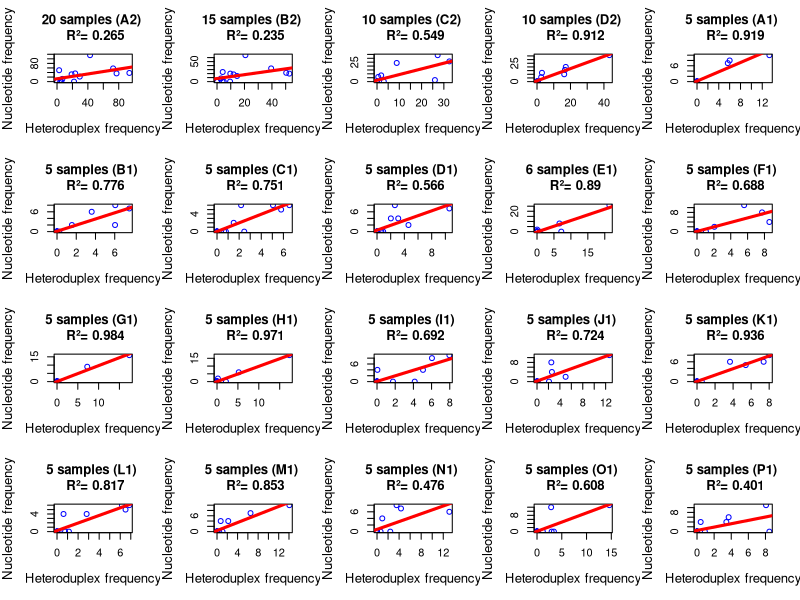
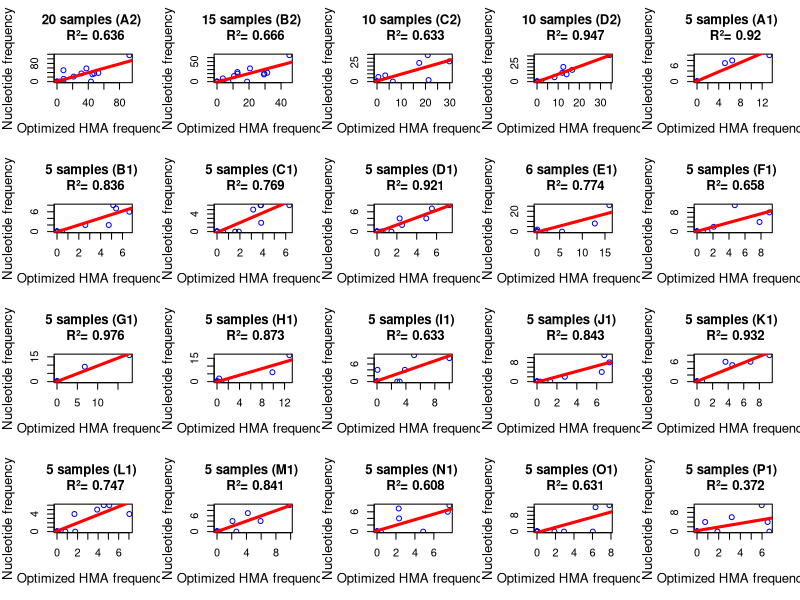
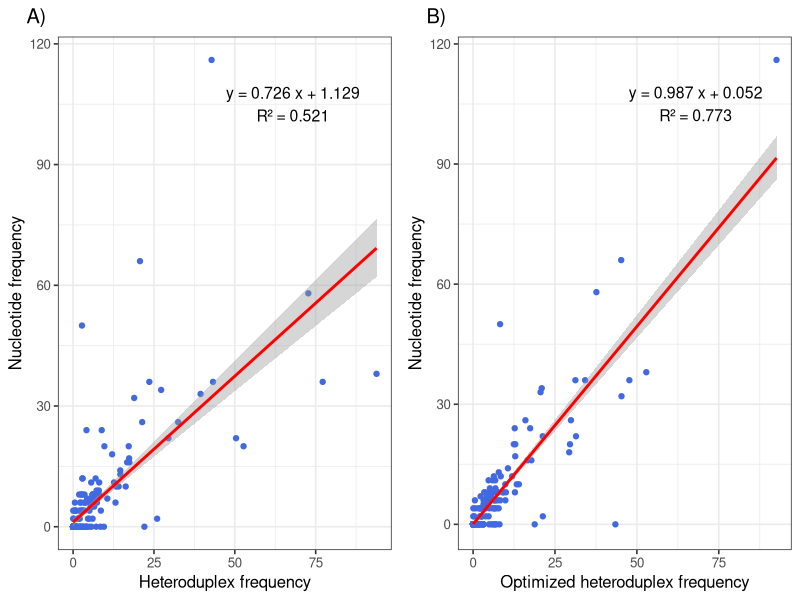
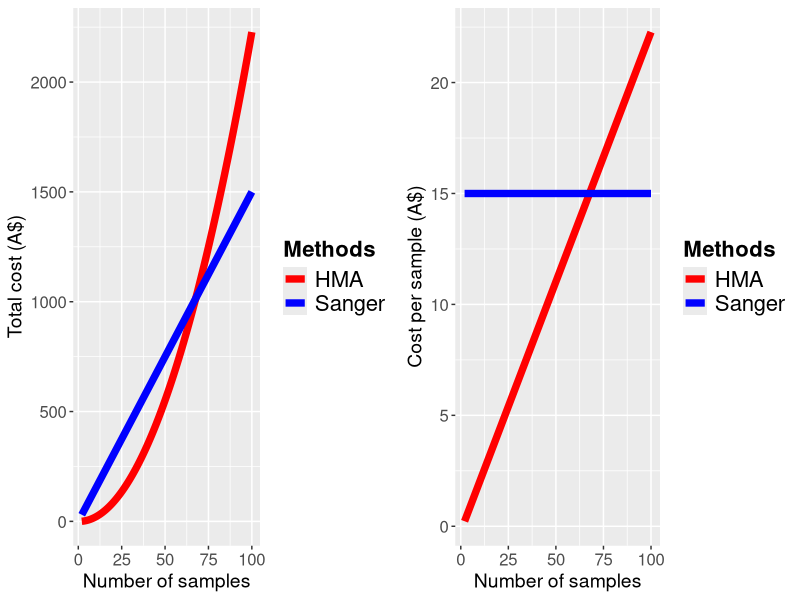

The R source for these figures, in order:
setwd("") ##change it to your own path

#1.Optimization
mixture_data<-read.csv("Data/20 mixtures for optimization.csv")
head(mixture_data)
str(mixture_data)
dna_freq<-mixture_data[,1]
hma_freq<-mixture_data[,2]
HD<-mixture_data[,3]

#(1).Use linear regression model 
obj1<-function(df){
  a<-df[1]
  b<-df[2]
  opti_freq<-hma_freq*(a+b*HD)
  c1<-sqrt(sum((dna_freq-opti_freq)^2))
  #print(opti_freq)
  return(c1)
}
print("Lineal regression")
opti_lineal<-optim(par=c(1,1),fn=obj1, method = "L-BFGS-B",control = list(maxit=1e9, fnscale=1))
#(2).Use exponential distribution model
obj2<-function(df){
  a<-df[1]
  b<-df[2]
  opti_freq<-hma_freq*(a*exp(b*HD))
  c2<-sqrt(sum((dna_freq-opti_freq)^2))
  #print(opti_freq)
  return(c2)
}
print("Exponential")
opti_expon<-optim(par=c(1,1),fn=obj2, method = "L-BFGS-B",control = list(maxit=1e9, fnscale=1))
#(3).Use log-normal distribution model
obj3<-function(df){
  a<-df[1]
  b<-df[2]
  c<-df[3]
  opti_freq<-c*hma_freq*(dlnorm(x = HD, meanlog = b, sdlog = a))
  c3<-sqrt(sum((dna_freq-opti_freq)^2))
  #print(opti_freq)
  return(c3)
}
print("Log-normal")
opti_logn<-optim(par=c(1,1,1),fn=obj3, method = "L-BFGS-B",control = list(maxit=1e9, fnscale=1))
#(4).Use gamma distribution model
obj4<-function(df){
  a<-df[1]
  b<-df[2]
  c<-df[3]
  opti_freq<-c*hma_freq*(dgamma(x = HD, shape = a, scale = b))
  c4<-sqrt(sum((dna_freq-opti_freq)^2))
  #print(opti_freq)
  return(c4)
}
print("Gamma")
opti_gamma<-optim(par=c(1,1,1),fn=obj4, method = "L-BFGS-B",control = list(maxit=1e9, fnscale=1),lower = c(1,1e-10,-Inf))
#Sort by value
df_opti<-data.frame(matrix(ncol=2,nrow=4))
colnames(df_opti)<-c("Methods","Optimize_value")
df_opti[,1]<-c("Linear","Exponential","Log-normal","Gamma")
df_opti[,2]<-c(opti_lineal$value,opti_expon$value,opti_logn$value,opti_gamma$value)
df_opti[order(df_opti$Optimize_value),] #Top one is the best fit model


#2.Plot the regression figures for each group with before and after optimization
library(ggplot2)
library(gridExtra)
Mismatch_data <- read.csv("Data/Mismatch distribution/Mismatch_distribution_20 groups.csv", header = TRUE)
head(Mismatch_data)
str(Mismatch_data)
#Plots for 20 mixtures with the relationship between nucleotide frequency and HMA frequency
Mismatch_lm <- list()
for(i in 1:20){
  Mismatch_lm[[i]] <- summary(lm(Nucleotide.frequence ~ HMA.frequence, data = Mismatch_data[Mismatch_data$Group.number==i,]))
} 
par(mfrow = c(4, 5))
for(i in 1:20){
  plot(Mismatch_data$HMA.frequence[Mismatch_data$Group.number==i], Mismatch_data$Nucleotide.frequence[Mismatch_data$Group.number==i],
       col = "blue", type = "p",
       xlab = "Heteroduplex frequency",
       ylab = "Nucleotide frequency", cex.lab =1.2,
       main = paste(Mismatch_data$Group.ID[Mismatch_data$Group.number==i][1],"\n","R²=",format(Mismatch_lm[[i]][["r.squared"]],digits = 3)))
  intercept <- Mismatch_lm[[i]][["coefficients"]][[1,1]]
  slope <- Mismatch_lm[[i]][["coefficients"]][[2,1]]
  abline(a = intercept, b = slope, col = "red", lwd = 3)
}
#Plots for 20 mixtures with the relationship between nucleotide frequency and optimized heteroduplex frequency
Mismatch_optimize_lm <- list()
for(i in 1:20){
  Mismatch_optimize_lm[[i]] <- summary(lm(Nucleotide.frequence ~ Optimized.heteroduplex.frequence.after.normolization, data = Mismatch_data[Mismatch_data$Group.number==i,]))
}
par(mfrow = c(4, 5))
for(i in 1:20){
  plot(Mismatch_data$Optimized.heteroduplex.frequence.after.normolization[Mismatch_data$Group.number==i], Mismatch_data$Nucleotide.frequence[Mismatch_data$Group.number==i],
       col = "blue", type = "p",
       xlab = "Optimized HMA frequency",
       ylab = "Nucleotide frequency", cex.lab =1.2,
       main = paste(Mismatch_data$Group.ID[Mismatch_data$Group.number==i][1],"\n","R²=",format(Mismatch_optimize_lm[[i]][["r.squared"]],digits = 3)))
  intercept <- Mismatch_optimize_lm[[i]][["coefficients"]][[1,1]]
  slope <- Mismatch_optimize_lm[[i]][["coefficients"]][[2,1]]
  abline(a = intercept, b = slope, col = "red", lwd = 3)
}
# Plot all 20 mixture groups together in one figure
lm_total_1 <- summary(lm(Nucleotide.frequence ~ HMA.frequence, data = Mismatch_data)) #linear regression between nucleotide frequency and HMA frequency
lm_total_2 <- summary(lm(Nucleotide.frequence ~ Optimized.heteroduplex.frequence.after.normolization, data = Mismatch_data)) #linear regression between nucleotide frequency and optimized heteroduplex frequency
P1<-ggplot(Mismatch_data, aes(x=HMA.frequence, y=Nucleotide.frequence))+
  theme_bw(base_size = 12)+
  theme(plot.title = element_text(hjust = -0.1))+
  ggtitle("A)")+
  xlab ("Heteroduplex frequency")+
  ylab ("Nucleotide frequency")+
  geom_point(col="royalblue")+
  annotate(label = sprintf("y = %.3f x + %.3f\nR² = %.3f", lm_total_1$coefficients[2,1], lm_total_1$coefficients[1,1], lm_total_1$r.squared), geom = "text", x = 68, y = 105, size = 4)+
  geom_smooth(method="lm", formula = y ~ x, col="red")
P2<-ggplot(Mismatch_data, aes(x=Optimized.heteroduplex.frequence.after.normolization, y=Nucleotide.frequence))+
  theme_bw(base_size = 12)+
  theme(plot.title = element_text(hjust = -0.1))+
  ggtitle("B)")+
  xlab ("Optimized heteroduplex frequency")+
  ylab ("Nucleotide frequency")+
  geom_point(col="royalblue")+
  geom_smooth(method="lm", formula = y ~ x, col='red')+
  annotate(label = sprintf("y = %.3f x + %.3f\nR² = %.3f", lm_total_2$coefficients[2,1], lm_total_2$coefficients[1,1], lm_total_2$r.squared), geom = "text", x = 68, y = 105, size = 4)
grid.arrange(P1, P2, ncol=2)


#3.Cost plot
#Total cost
sanger <- function(x){x*7.5*2} #dual direction sanger sequencing cost (A$7.5*2)
hma <- function(x){factorial(x)/factorial(2)/factorial(x-2)*0.45} #LabChip per reaction cost A$0.45 
P1 <- ggplot(data.frame(x=c(2, 100)), aes(x=x)) + stat_function(fun=hma, geom="line", aes(colour = "HMA"), size=2.5) + stat_function(fun=sanger, geom="line", aes(colour = "Sanger"), size=2.5) + xlab("Number of samples") + ylab("Total cost (A$)")+ scale_colour_manual("Methods",values = c("red", "blue"))
#Cost per sample
sanger_per_indiv <- function(x){x*7.5*2/x}
hma_per_indiv <- function(x){factorial(x)/factorial(2)/factorial(x-2)*0.45/x}
P2<-ggplot(data.frame(x=c(2, 100)), aes(x=x)) + stat_function(fun=hma_per_indiv, geom="line", aes(colour = "HMA"), size=2.5) + stat_function(fun=sanger_per_indiv, geom="line", aes(colour = "Sanger"),size=2.5) + xlab("Number of samples") + ylab("Cost per sample (A$)") + scale_colour_manual("Methods",values = c("red", "blue"))
#Plot together
grid.arrange(P1+theme(axis.text=element_text(size=12),axis.title=element_text(size=14),legend.text = element_text(size = 16),legend.title = element_text(size=16, face="bold")), P2+theme(axis.text=element_text(size=12),axis.title=element_text(size=14),legend.text = element_text(size = 16),legend.title = element_text(size=16, face="bold")), ncol=2)
#Calculate the number of samples saving most by HMA 
obj_saving<-function(a){
  abs(a*15-factorial(a)/factorial(2)/factorial(a-2)*0.45)
}
HMA_saving<-optim(par=2,fn=obj_saving, method = "Brent",lower = 2, upper=100,control = list(maxit=1e9, fnscale=-1)) #find the maximum
cat("HMA save the most (A$",round(HMA_saving$value),") when apply", round(HMA_saving$par), "samples, compare with sanger sequencing.")
#Calculate the number of samples have similar cost between HMA and Sanger sequencing
HMA_similiar<-optim(par=2,fn=obj_saving, method = "Brent",lower = 2, upper=100,control = list(maxit=1e9, fnscale=1)) #find the minimum
cat("The cost of HMA cheaper than the commonly applied sanger sequencing strategy for less than", round(HMA_similiar$par), "samples")